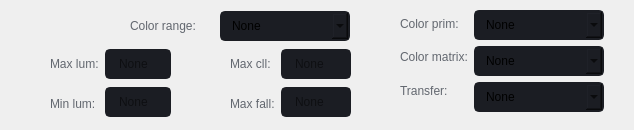
     <widget class="QWidget" name="page_1">
      <widget class="QWidget" name="layoutWidget_3">
       <property name="geometry">
        <rect>
         <x>50</x>
         <y>40</y>
         <width>121</width>
         <height>81</height>
        </rect>
       </property>
       <layout class="QHBoxLayout" name="horizontalLayout_3">
        <property name="topMargin">
         <number>7</number>
        </property>
        <item>
         <layout class="QVBoxLayout" name="verticalLayout_4">
          <item>
           <widget class="QLabel" name="label_credits_85">
            <property name="font">
             <font>
              <family>Segoe UI</family>
             </font>
            </property>
            <property name="autoFillBackground">
             <bool>false</bool>
            </property>
            <property name="styleSheet">
             <string notr="true">color: rgb(98, 103, 111);</string>
            </property>
            <property name="text">
             <string>Max lum:</string>
            </property>
           </widget>
          </item>
          <item>
           <widget class="QLabel" name="label_credits_86">
            <property name="font">
             <font>
              <family>Segoe UI</family>
             </font>
            </property>
            <property name="autoFillBackground">
             <bool>false</bool>
            </property>
            <property name="styleSheet">
             <string notr="true">color: rgb(98, 103, 111);</string>
            </property>
            <property name="text">
             <string>Min lum:</string>
            </property>
           </widget>
          </item>
         </layout>
        </item>
        <item>
         <layout class="QVBoxLayout" name="verticalLayout_2">
          <item>
           <widget class="QLineEdit" name="lineEdit_5">
            <property name="minimumSize">
             <size>
              <width>0</width>
              <height>30</height>
             </size>
            </property>
            <property name="maximumSize">
             <size>
              <width>16777215</width>
              <height>30</height>
             </size>
            </property>
            <property name="font">
             <font>
              <pointsize>9</pointsize>
             </font>
            </property>
            <property name="styleSheet">
             <string notr="true">QLineEdit {
	background-color: rgb(27, 29, 35);
	border-radius: 5px;
	border: 2px solid rgb(27, 29, 35);
	padding-left: 10px;
}
QLineEdit:hover {
	border: 2px solid rgb(64, 71, 88);
}
QLineEdit:focus {
	border: 2px solid rgb(91, 101, 124);
}</string>
            </property>
            <property name="placeholderText">
             <string>None</string>
            </property>
           </widget>
          </item>
          <item>
           <widget class="QLineEdit" name="lineEdit_6">
            <property name="minimumSize">
             <size>
              <width>0</width>
              <height>30</height>
             </size>
            </property>
            <property name="maximumSize">
             <size>
              <width>16777215</width>
              <height>30</height>
             </size>
            </property>
            <property name="font">
             <font>
              <pointsize>9</pointsize>
             </font>
            </property>
            <property name="styleSheet">
             <string notr="true">QLineEdit {
	background-color: rgb(27, 29, 35);
	border-radius: 5px;
	border: 2px solid rgb(27, 29, 35);
	padding-left: 10px;
}
QLineEdit:hover {
	border: 2px solid rgb(64, 71, 88);
}
QLineEdit:focus {
	border: 2px solid rgb(91, 101, 124);
}</string>
            </property>
            <property name="placeholderText">
             <string>None</string>
            </property>
           </widget>
          </item>
         </layout>
        </item>
       </layout>
      </widget>
      <widget class="QWidget" name="layoutWidget_8">
       <property name="geometry">
        <rect>
         <x>400</x>
         <y>10</y>
         <width>225</width>
         <height>111</height>
        </rect>
       </property>
       <layout class="QFormLayout" name="formLayout_10">
        <item row="0" column="0">
         <layout class="QVBoxLayout" name="verticalLayout_27">
          <item>
           <widget class="QLabel" name="label_credits_24">
            <property name="font">
             <font>
              <family>Segoe UI</family>
             </font>
            </property>
            <property name="styleSheet">
             <string notr="true">color: rgb(98, 103, 111);</string>
            </property>
            <property name="text">
             <string>Color prim:</string>
            </property>
           </widget>
          </item>
          <item>
           <widget class="QLabel" name="label_credits_25">
            <property name="font">
             <font>
              <family>Segoe UI</family>
             </font>
            </property>
            <property name="styleSheet">
             <string notr="true">color: rgb(98, 103, 111);</string>
            </property>
            <property name="text">
             <string>Color matrix:</string>
            </property>
           </widget>
          </item>
          <item>
           <widget class="QLabel" name="label_credits_26">
            <property name="font">
             <font>
              <family>Segoe UI</family>
             </font>
            </property>
            <property name="styleSheet">
             <string notr="true">color: rgb(98, 103, 111);</string>
            </property>
            <property name="text">
             <string>Transfer:</string>
            </property>
           </widget>
          </item>
         </layout>
        </item>
        <item row="0" column="1">
         <layout class="QVBoxLayout" name="verticalLayout_28">
          <item>
           <widget class="QComboBox" name="comboBox_9">
            <property name="enabled">
             <bool>true</bool>
            </property>
            <property name="minimumSize">
             <size>
              <width>130</width>
              <height>30</height>
             </size>
            </property>
            <property name="maximumSize">
             <size>
              <width>130</width>
              <height>30</height>
             </size>
            </property>
            <property name="font">
             <font>
              <family>Segoe UI</family>
              <pointsize>9</pointsize>
             </font>
            </property>
            <property name="autoFillBackground">
             <bool>false</bool>
            </property>
            <property name="styleSheet">
             <string notr="true">QComboBox{
	background-color: rgb(27, 29, 35);
	border-radius: 5px;
	border: 2px solid rgb(27, 29, 35);
	padding: 5px;
	padding-left: 10px;
}
QComboBox:hover{
	border: 2px solid rgb(64, 71, 88);
}
QComboBox QAbstractItemView {
	color: rgb(85, 170, 255);	
	background-color: rgb(27, 29, 35);
	padding: 10px;
	selection-background-color: rgb(39, 44, 54);
}</string>
            </property>
            <property name="iconSize">
             <size>
              <width>16</width>
              <height>16</height>
             </size>
            </property>
            <property name="placeholderText">
             <string/>
            </property>
            <property name="frame">
             <bool>true</bool>
            </property>
            <item>
             <property name="text">
              <string>None</string>
             </property>
            </item>
           </widget>
          </item>
          <item>
           <widget class="QComboBox" name="comboBox_10">
            <property name="enabled">
             <bool>true</bool>
            </property>
            <property name="minimumSize">
             <size>
              <width>130</width>
              <height>30</height>
             </size>
            </property>
            <property name="maximumSize">
             <size>
              <width>130</width>
              <height>30</height>
             </size>
            </property>
            <property name="font">
             <font>
              <family>Segoe UI</family>
              <pointsize>9</pointsize>
             </font>
            </property>
            <property name="autoFillBackground">
             <bool>false</bool>
            </property>
            <property name="styleSheet">
             <string notr="true">QComboBox{
	background-color: rgb(27, 29, 35);
	border-radius: 5px;
	border: 2px solid rgb(27, 29, 35);
	padding: 5px;
	padding-left: 10px;
}
QComboBox:hover{
	border: 2px solid rgb(64, 71, 88);
}
QComboBox QAbstractItemView {
	color: rgb(85, 170, 255);	
	background-color: rgb(27, 29, 35);
	padding: 10px;
	selection-background-color: rgb(39, 44, 54);
}</string>
            </property>
            <property name="editable">
             <bool>false</bool>
            </property>
            <property name="iconSize">
             <size>
              <width>16</width>
              <height>16</height>
             </size>
            </property>
            <property name="placeholderText">
             <string/>
            </property>
            <property name="frame">
             <bool>true</bool>
            </property>
            <item>
             <property name="text">
              <string>None</string>
             </property>
            </item>
           </widget>
          </item>
          <item>
           <widget class="QComboBox" name="comboBox_11">
            <property name="enabled">
             <bool>true</bool>
            </property>
            <property name="minimumSize">
             <size>
              <width>130</width>
              <height>30</height>
             </size>
            </property>
            <property name="maximumSize">
             <size>
              <width>130</width>
              <height>30</height>
             </size>
            </property>
            <property name="font">
             <font>
              <family>Segoe UI</family>
              <pointsize>9</pointsize>
             </font>
            </property>
            <property name="autoFillBackground">
             <bool>false</bool>
            </property>
            <property name="styleSheet">
             <string notr="true">QComboBox{
	background-color: rgb(27, 29, 35);
	border-radius: 5px;
	border: 2px solid rgb(27, 29, 35);
	padding: 5px;
	padding-left: 10px;
}
QComboBox:hover{
	border: 2px solid rgb(64, 71, 88);
}
QComboBox QAbstractItemView {
	color: rgb(85, 170, 255);	
	background-color: rgb(27, 29, 35);
	padding: 10px;
	selection-background-color: rgb(39, 44, 54);
}</string>
            </property>
            <property name="editable">
             <bool>false</bool>
            </property>
            <property name="iconSize">
             <size>
              <width>16</width>
              <height>16</height>
             </size>
            </property>
            <property name="placeholderText">
             <string/>
            </property>
            <property name="frame">
             <bool>true</bool>
            </property>
            <item>
             <property name="text">
              <string>None</string>
             </property>
            </item>
           </widget>
          </item>
         </layout>
        </item>
       </layout>
      </widget>
      <widget class="QWidget" name="layoutWidget_9">
       <property name="geometry">
        <rect>
         <x>230</x>
         <y>40</y>
         <width>121</width>
         <height>81</height>
        </rect>
       </property>
       <layout class="QHBoxLayout" name="horizontalLayout_2">
        <property name="spacing">
         <number>6</number>
        </property>
        <property name="topMargin">
         <number>7</number>
        </property>
        <property name="rightMargin">
         <number>0</number>
        </property>
        <item>
         <layout class="QVBoxLayout" name="verticalLayout_3">
          <item>
           <widget class="QLabel" name="label_credits_82">
            <property name="font">
             <font>
              <family>Segoe UI</family>
             </font>
            </property>
            <property name="autoFillBackground">
             <bool>false</bool>
            </property>
            <property name="styleSheet">
             <string notr="true">color: rgb(98, 103, 111);</string>
            </property>
            <property name="text">
             <string>Max cll:</string>
            </property>
           </widget>
          </item>
          <item>
           <widget class="QLabel" name="label_credits_83">
            <property name="font">
             <font>
              <family>Segoe UI</family>
             </font>
            </property>
            <property name="autoFillBackground">
             <bool>false</bool>
            </property>
            <property name="styleSheet">
             <string notr="true">color: rgb(98, 103, 111);</string>
            </property>
            <property name="text">
             <string>Max fall:</string>
            </property>
           </widget>
          </item>
         </layout>
        </item>
        <item>
         <layout class="QVBoxLayout" name="verticalLayout">
          <item>
           <widget class="QLineEdit" name="lineEdit_3">
            <property name="minimumSize">
             <size>
              <width>0</width>
              <height>30</height>
             </size>
            </property>
            <property name="maximumSize">
             <size>
              <width>16777215</width>
              <height>30</height>
             </size>
            </property>
            <property name="font">
             <font>
              <pointsize>9</pointsize>
             </font>
            </property>
            <property name="styleSheet">
             <string notr="true">QLineEdit {
	background-color: rgb(27, 29, 35);
	border-radius: 5px;
	border: 2px solid rgb(27, 29, 35);
	padding-left: 10px;
}
QLineEdit:hover {
	border: 2px solid rgb(64, 71, 88);
}
QLineEdit:focus {
	border: 2px solid rgb(91, 101, 124);
}</string>
            </property>
            <property name="placeholderText">
             <string>None</string>
            </property>
           </widget>
          </item>
          <item>
           <widget class="QLineEdit" name="lineEdit_4">
            <property name="minimumSize">
             <size>
              <width>0</width>
              <height>30</height>
             </size>
            </property>
            <property name="maximumSize">
             <size>
              <width>16777215</width>
              <height>30</height>
             </size>
            </property>
            <property name="font">
             <font>
              <pointsize>9</pointsize>
             </font>
            </property>
            <property name="styleSheet">
             <string notr="true">QLineEdit {
	background-color: rgb(27, 29, 35);
	border-radius: 5px;
	border: 2px solid rgb(27, 29, 35);
	padding-left: 10px;
}
QLineEdit:hover {
	border: 2px solid rgb(64, 71, 88);
}
QLineEdit:focus {
	border: 2px solid rgb(91, 101, 124);
}</string>
            </property>
            <property name="placeholderText">
             <string>None</string>
            </property>
           </widget>
          </item>
         </layout>
        </item>
       </layout>
      </widget>
      <widget class="QComboBox" name="comboBox_16">
       <property name="enabled">
        <bool>true</bool>
       </property>
       <property name="geometry">
        <rect>
         <x>220</x>
         <y>11</y>
         <width>130</width>
         <height>30</height>
        </rect>
       </property>
       <property name="minimumSize">
        <size>
         <width>130</width>
         <height>30</height>
        </size>
       </property>
       <property name="maximumSize">
        <size>
         <width>130</width>
         <height>30</height>
        </size>
       </property>
       <property name="font">
        <font>
         <family>Segoe UI</family>
         <pointsize>9</pointsize>
        </font>
       </property>
       <property name="autoFillBackground">
        <bool>false</bool>
       </property>
       <property name="styleSheet">
        <string notr="true">QComboBox{
	background-color: rgb(27, 29, 35);
	border-radius: 5px;
	border: 2px solid rgb(27, 29, 35);
	padding: 5px;
	padding-left: 10px;
}
QComboBox:hover{
	border: 2px solid rgb(64, 71, 88);
}
QComboBox QAbstractItemView {
	color: rgb(85, 170, 255);	
	background-color: rgb(27, 29, 35);
	padding: 10px;
	selection-background-color: rgb(39, 44, 54);
}</string>
       </property>
       <property name="currentText">
        <string>None</string>
       </property>
       <property name="iconSize">
        <size>
         <width>16</width>
         <height>16</height>
        </size>
       </property>
       <property name="placeholderText">
        <string/>
       </property>
       <property name="frame">
        <bool>true</bool>
       </property>
       <item>
        <property name="text">
         <string>None</string>
        </property>
       </item>
      </widget>
      <widget class="QLabel" name="label_credits_27">
       <property name="geometry">
        <rect>
         <x>130</x>
         <y>11</y>
         <width>75</width>
         <height>30</height>
        </rect>
       </property>
       <property name="font">
        <font>
         <family>Segoe UI</family>
        </font>
       </property>
       <property name="styleSheet">
        <string notr="true">color: rgb(98, 103, 111);</string>
       </property>
       <property name="text">
        <string>Color range:</string>
       </property>
      </widget>
     </widget>
